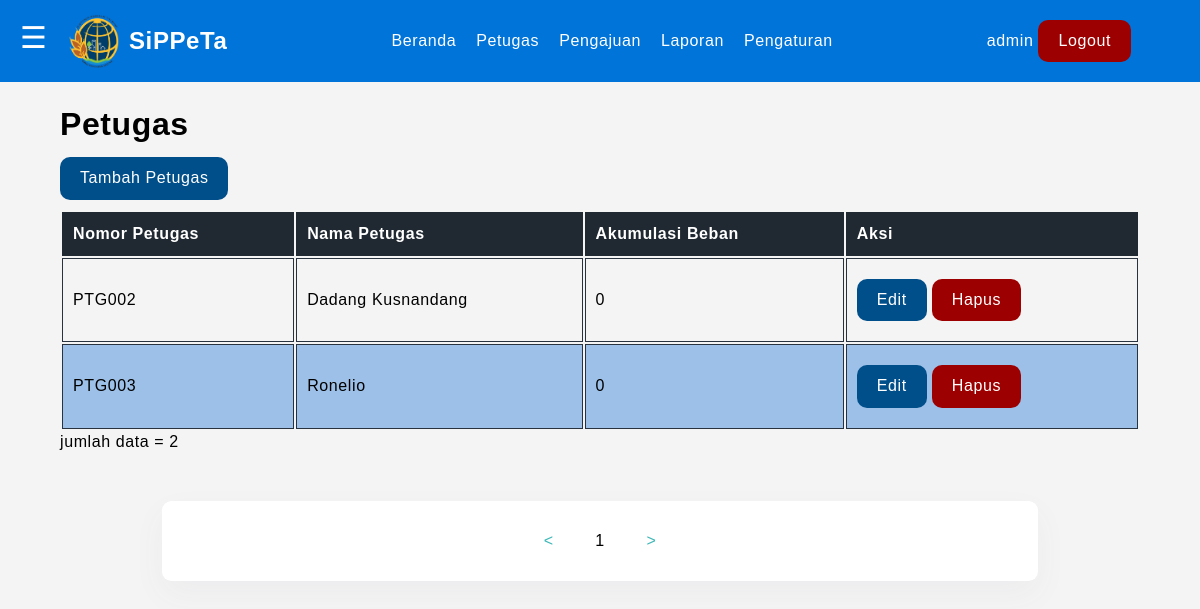
Page /admin/index.php?p=petugas (signed in) on the committed database.
### tables this page shows
CREATE TABLE `petugas` (
  `nomor_petugas` varchar(30) NOT NULL,
  `nama_petugas` varchar(50) NOT NULL,
  `password` varchar(50) NOT NULL,
  `akumlasi_beban` int(11) NOT NULL
);

### class/Petugas.php (called while the page is built, shortened)
<?php
class Petugas{
    public function getTotalData(){
        require('db_config.php');
        $sql = "SELECT * FROM petugas";
		$result = mysqli_query($conn, $sql);
        return mysqli_num_rows($result);
    }
    public function getPetugasByPage($mulai){
        require('db_config.php');
        $sql = "SELECT * FROM petugas LIMIT $mulai,10";
		$result = mysqli_query($conn, $sql);
        return $result;
    }
}

### admin/petugas/petugas.php (the view)
<?php
    require('../class/Petugas.php');
    $halaman = isset($_GET['halaman']) ? (int)$_GET['halaman'] : 1;
    $mulai_data = $halaman > 1 ? ($halaman * 10) - 10 : 0;
    $petugas = new Petugas();
    $jumlah_petugas = $petugas->getTotalData();
    $total_halaman = ceil($jumlah_petugas/10);
    $data_petugas = $petugas->getPetugasByPage($mulai_data);
?>
<h1>
    Petugas
</h1>
<a href="?p=tambah_petugas" class="btn tambah">Tambah Petugas</a>
    <table>
        <thead>
            <tr>
                <th>
                    Nomor Petugas
                </th>
                <th>
                    Nama Petugas
                </th>
                <th>
                    Akumulasi Beban
                </th>
                <th>
                    Aksi
                </th>
            </tr>
        </thead>
        <tbody>
            <?php if($jumlah_petugas < 1 ) : ?>
            <tr>
                <td colspan=4>Belum ada data!</td>
            </tr>
            <?php else : ?>
                <?php foreach ($data_petugas as $data) : ?>
                    <tr>
                        <td><?= $data["nomor_petugas"] ?></td>
                        <td><?= $data["nama_petugas"] ?></td>
                        <td><?= $data["akumlasi_beban"] ?></td>
                        <td>
                            <a href="?p=edit_petugas&idp=<?=$data["nomor_petugas"]?>" class="btn">Edit</a>
                            <a href="?p=delete_petugas&idp=<?=$data["nomor_petugas"]?>" class="btn danger">Hapus</a>
                        </td>
                    </tr>
                <?php endforeach ?>
            <?php endif ?>
        </tbody>
    </table>
    <div>
        jumlah data = <?= $jumlah_petugas ?>
    </div>
    <div id="app" class="container">
        <ul class="page">
            <li class="page__btn"><span class="material-icons"><</span></li>
            <?php for($i=1; $i<=$total_halaman; $i++) : ?>
                <li class="page__numbers"> 1</li>
            <?php endfor ?>
            <li class="page__btn"><span class="material-icons">></span></li>
        </ul>
    </div>

### assets/css/landing.css (style rules this page uses)
* { margin: 0; padding: 0; box-sizing: border-box; }
body { font-family: Arial, sans-serif; background-color: #f2f2f2; }
a { text-decoration: none; }
.container { width: 90%; margin: 0 auto; }
.btn { color: #fff; padding: 10px 20px; display: inline-block; margin-top: 10px; margin-bottom: 10px; border-radius: 10px; background-color: #004F8A; }
.danger { background-color: rgb(157, 0, 0); }

### assets/css/login.css (style rules this page uses)
* { box-sizing: border-box; font-family: Arial, Helvetica, sans-serif; }
body { margin: 0; padding: 0; background-color: #f2f2f2; }

### admin/admin.css (style rules this page uses)
* { margin: 0; padding: 0; box-sizing: border-box; }
body { font-family: Arial, sans-serif; background-color: #f4f4f4; }

### admin/table.css (style rules this page uses)
table { display: block; }
tr, td, tbody, tfoot { display: block; }
thead { display: none; }
tr { padding-bottom: 10px; }
td { padding: 10px 10px 0; text-align: center; }
td:before { content: attr(data-title); color: #7a91aa; text-transform: uppercase; font-size: 1.4rem; padding-right: 10px; display: block; }
table { width: 100%; }
th { text-align: left; font-weight: 700; }
thead th { background-color: #202932; color: #fff; border: 1px solid #202932; }
@media (min-width: 460px) { td { text-align: left; } }
@media (min-width: 460px) { td:before { display: inline-block; text-align: right; width: 140px; } }
@media (min-width: 720px) { table { display: table; } }
@media (min-width: 720px) { tr { display: table-row; } }
@media (min-width: 720px) { td, th { display: table-cell; } }
@media (min-width: 720px) { tbody { display: table-row-group; } }
@media (min-width: 720px) { thead { display: table-header-group; } }
@media (min-width: 720px) { td { border: 1px solid #28333f; } }
@media (min-width: 720px) { td:before { display: none; } }
@media (min-width: 720px) { td, th { padding: 10px; } }
@media (min-width: 720px) { tr:nth-child(2n+2) td { background-color: #9cc0e8; } }

### admin/pagination.css (style rules this page uses)
:root { --primary: #23adad; --greyLight: #23adade1; --greyLight-2: #cbe0dd; --greyDark: #2d4848; }
*, *::before, *::after { margin: 0; padding: 0; box-sizing: inherit; }
html { box-sizing: border-box; overflow-y: scroll; font-family: "Poppins", sans-serif; letter-spacing: 0.6px; line-height: 1.4; backface-visibility: hidden; -webkit-font-smoothing: subpixel-antialiased; }
ul { list-style-type: none; }
.page { display: flex; justify-content: center; align-items: center; height: 5rem; margin: 3rem; border-radius: 0.6rem; background: #ffffff; box-shadow: 0 0.8rem 2rem rgba(90, 97, 129, 0.05); }
.page__numbers, .page__btn, .page__dots { display: flex; justify-content: center; align-items: center; margin: 0.8rem; cursor: pointer; }
.page__numbers { width: 2.6rem; height: 2.6rem; border-radius: 0.4rem; }
.page__btn { color: var(--greyLight); pointer-events: none; }

### rows in the picture
petugas: nomor_petugas "PTG002", nama_petugas "Dadang Kusnandang", akumlasi_beban "0"
petugas: nomor_petugas "PTG003", nama_petugas "Ronelio", akumlasi_beban "0"

### other values in the picture
$_SESSION['username'] "admin"
$jumlah_petugas "2"
